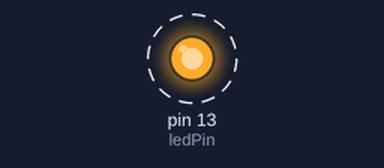
The sketch below on a simulated Arduino Uno, built with avr-gcc and run on an emulated ATmega328P. Parts: output pins drawn as LEDs (lit = HIGH). Dashed ring = blinking.

Above: at 0.2 s.
Timing chart, 0 to 3.0 s (numbered marks = the images above):
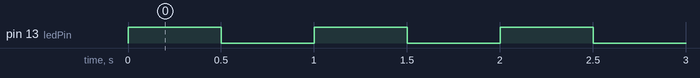

Measured:
- by itself, pin 13 (ledPin): alternates HIGH for 0.50 s and LOW for 0.50 s

The sketch:

sketch03-02.ino
```cpp
int ledPin = 13;
int delayPeriod = 500;

void setup() {
  // put your setup code here, to run once:

  // set pin ledPin as output
  pinMode(ledPin, OUTPUT);
}

void loop() {
  // put your main code here, to run repeatedly:

  // set pin ledPin to on
  digitalWrite(ledPin, HIGH);

  // delay delayPeriod milliseconds
  delay(delayPeriod);

  // set pin ledPin to off
  digitalWrite(13, LOW);

  delay(delayPeriod);
}
```
